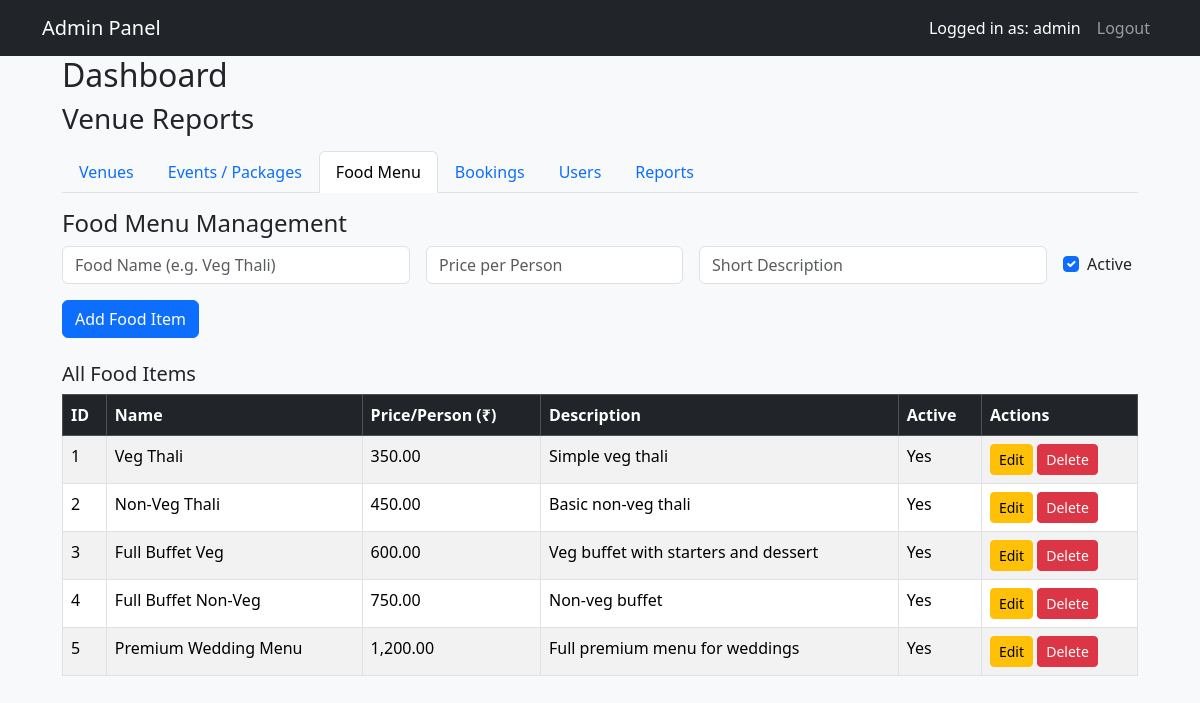
Page /admin_dashboard.php?tab=food (signed in) on the committed database.
### tables this page shows
CREATE TABLE IF NOT EXISTS food_menu (
    id INT AUTO_INCREMENT PRIMARY KEY,
    name VARCHAR(100) NOT NULL,
    price_per_person DECIMAL(10,2) NOT NULL,
    description TEXT,
    is_active TINYINT(1) DEFAULT 1
);

### admin_dashboard.php (the view, shortened to what this page needs)
<?php
require 'db.php';
$tab = $_GET['tab'] ?? 'venues';
?>
<!DOCTYPE html>
<html lang="en">
<head>
    <link href="https://cdn.jsdelivr.net/npm/bootstrap@5.3.3/dist/css/bootstrap.min.css" rel="stylesheet">
</head>
<body class="bg-light">
<nav class="navbar navbar-expand-lg navbar-dark bg-dark">
  <div class="container">
    <a class="navbar-brand" href="admin_dashboard.php">Admin Panel</a>
    <div class="collapse navbar-collapse">
      <ul class="navbar-nav ms-auto">
        <li class="nav-item text-white nav-link">
            Logged in as: <?php echo htmlspecialchars($_SESSION['admin_username']); ?>
        </li>
        <li class="nav-item">
            <a class="nav-link" href="admin_logout.php">Logout</a>
        </li>
      </ul>
    </div>
  </div>
</nav>
<div class="container" style="max-width:1100px; max-height: 85vh; overflow-y: auto; padding-bottom: 20px">
    <h2>Dashboard</h2>
    <h3>Venue Reports</h3>
    <ul class="nav nav-tabs mb-3">
      <li class="nav-item">
        <a class="nav-link <?php echo $tab === 'venues' ? 'active' : ''; ?>"
           href="admin_dashboard.php?tab=venues">Venues</a>
      </li>
      <li class="nav-item">
        <a class="nav-link <?php echo $tab === 'events' ? 'active' : ''; ?>"
           href="admin_dashboard.php?tab=events">Events / Packages</a>
      </li>
      <li class="nav-item">
        <a class="nav-link <?php echo $tab === 'food' ? 'active' : ''; ?>"
           href="admin_dashboard.php?tab=food">Food Menu</a>
      </li>
      <li class="nav-item">
        <a class="nav-link <?php echo $tab === 'bookings' ? 'active' : ''; ?>"
           href="admin_dashboard.php?tab=bookings">Bookings</a>
      </li>
      <li class="nav-item">
    <a class="nav-link <?php echo $tab === 'users' ? 'active' : ''; ?>"
       href="admin_dashboard.php?tab=users">
        Users
    </a>
</li>
      <li class="nav-item">
        <a class="nav-link <?php echo $tab === 'reports' ? 'active' : ''; ?>"
           href="admin_dashboard.php?tab=reports">Reports</a>
      </li>
    </ul>
    <?php
if ($tab === 'venues'):
    $venue_edit = null;
    if (isset($_GET['delete_venue'])) {
        $vid = (int) $_GET['delete_venue'];
        if ($conn->query("DELETE FROM venues WHERE id=$vid")) {
            echo "<div class='alert alert-success'>Venue deleted successfully.</div>";
        } else {
            echo "<div class='alert alert-danger'>Error deleting venue: " . $conn->error . "</div>";
        }
    }
    if (isset($_GET['edit_venue'])) {
        $vid = (int) $_GET['edit_venue'];
        $res_v = $conn->query("SELECT * FROM venues WHERE id=$vid");
        if ($res_v && $res_v->num_rows == 1) {
            $venue_edit = $res_v->fetch_assoc();
        }
    }
    if (isset($_POST['save_venue'])) {
        $id       = !empty($_POST['id']) ? (int) $_POST['id'] : 0;
        $name     = $conn->real_escape_string($_POST['name']);
        $location = $conn->real_escape_string($_POST['location']);
        $capacity = (int) $_POST['capacity'];
        $price    = (int) $_POST['price'];
        $desc     = $conn->real_escape_string($_POST['description']);
        $contact  = $conn->real_escape_string($_POST['contact']);
        if ($id > 0) {
            $sql = "UPDATE venues
                    SET name='$name', location='$location', capacity=$capacity, price=$price, description='$desc', contact='$contact'
                    WHERE id=$id";
            $msg = "Venue updated successfully.";
        } else {
            $sql = "INSERT INTO venues(name, location, capacity, price, description,contact)
                    VALUES('$name', '$location', $capacity, $price, '$desc', '$contact')";
            $msg = "Venue added successfully.";
        }
        if ($conn->query($sql)) {
            echo "<div class='alert alert-success'>$msg</div>";
            $venue_edit = null;
        } else {
            echo "<div class='alert alert-danger'>Error: " . $conn->error . "</div>";
        }
    }
    ?>
    <h4><?php echo $venue_edit ? 'Edit Venue' : 'Add Venue Branch '; ?></h4>
    <p class="text-muted mb-3">
        Owned by <strong>Red Door Venue Group</strong>
</p>
    <form method="post" action="admin_dashboard.php?tab=venues" class="row g-3 mb-4">
        <input type="hidden" name="id" value="<?php echo $venue_edit['id'] ?? ''; ?>">
        <div class="col-md-4">
            <input type="text" name="name" class="form-control"
                   placeholder="Venue Name"
                   value="<?php echo htmlspecialchars($venue_edit['name'] ?? ''); ?>" required>
        </div>
        <div class="col-md-3">
            <input type="text" name="location" class="form-control"
                   placeholder="Location"
                   value="<?php echo htmlspecialchars($venue_edit['location'] ?? ''); ?>" required>
        </div>
        <div class="col-md-3">
            <input type="text" name="contact" class="form-control"
                   placeholder="Contact Info"
                   maxllenght="10" minlenght="10"
                   pattern="[0-9]{10}"
                   value="<?php echo htmlspecialchars($venue_edit['contact'] ?? ''); ?>" required>
        </div>
        <div class="col-md-2">
            <input type="number" name="capacity" class="form-control"
                   placeholder="Capacity"
                   value="<?php echo htmlspecialchars($venue_edit['capacity'] ?? ''); ?>" required>
        </div>
        <div class="col-md-2">
    <input type="number" name="price" class="form-control"
           placeholder="Price-per guest"
           value="<?php echo htmlspecialchars($venue_edit['price'] ?? ''); ?>" required>
</div>
        <div class="col-md-3">
            <textarea name="description" class="form-control"
                   placeholder="Short Description"
                   rows="4"
                   style="resize: horizontal"><?php echo htmlspecialchars($venue_edit['description'] ?? ''); ?>
</textarea>
        </div>
        <div class="col-12">
            <button type="submit" name="save_venue" class="btn btn-primary">
                <?php echo $venue_edit ? 'Update Venue' : 'Add Venue'; ?>
            </button>
            <?php if ($venue_edit): ?>
                <a href="admin_dashboard.php?tab=venues" class="btn btn-secondary ms-2">Cancel</a>
            <?php endif; ?>
        </div>
    </form>
    <h5>All Venues</h5>
    <?php
    $venue_res = $conn->query("SELECT * FROM venues ORDER BY id ASC");
    if ($venue_res->num_rows > 0): ?>
        <table class="table table-bordered table-striped">
            <thead class="table-dark">
            <tr>
                <th>ID</th>
                <th>Name</th>
                <th>Location</th>
                <th>Capacity</th>
                <th>Price per guest</th>
                <th>Contact-Info</th>
                <th>Description</th>
                <th>Actions</th>
            </tr>
            </thead>
            <tbody>
            <?php while ($v = $venue_res->fetch_assoc()): ?>
                <tr>
                    <td><?php echo $v['id']; ?></td>
                    <td><?php echo htmlspecialchars($v['name']); ?></td>
                    <td><?php echo htmlspecialchars($v['location']); ?></td>
                    <td><?php echo htmlspecialchars($v['capacity']); ?></td>
                    <td><?php echo htmlspecialchars($v['price']); ?></td>
                    <td><?php echo htmlspecialchars($v['contact']); ?></td>
                    <td><?php echo htmlspecialchars($v['description']); ?></td>
                    <td>
                        <a href="admin_dashboard.php?tab=venues&edit_venue=<?php echo $v['id']; ?>"
                           class="btn btn-sm btn-warning">Edit</a>
                        <a href="admin_dashboard.php?tab=venues&delete_venue=<?php echo $v['id']; ?>"
                           onclick="return confirm('Delete this venue?');"
                           class="btn btn-sm btn-danger">Delete</a>
                    </td>
                </tr>
            <?php endwhile; ?>
            </tbody>
        </table>
    <?php else: ?>
        <div class="alert alert-info">No venues added yet.</div>
    <?php endif; ?>
<?php
    elseif ($tab === 'food'):
        $food_edit = null;
        ?>
        <h4>Food Menu Management</h4>
        <form method="post" action="admin_dashboard.php?tab=food" class="row g-3 mb-4">
            <div class="col-md-4">
                <input type="text" name="name" class="form-control"
                       placeholder="Food Name (e.g. Veg Thali)"
                       value="<?php echo htmlspecialchars($food_edit['name'] ?? ''); ?>" required>
            </div>
            <div class="col-md-3">
                <input type="number" step="0.01" name="price" class="form-control"
                       placeholder="Price per Person"
                       value="<?php echo htmlspecialchars($food_edit['price_per_person'] ?? ''); ?>" required>
            </div>
            <div class="col-md-4">
                <input type="text" name="description" class="form-control"
                       placeholder="Short Description"
                       value="<?php echo htmlspecialchars($food_edit['description'] ?? ''); ?>">
            </div>
            <div class="col-md-1 d-flex align-items-center">
                <div class="form-check">
                    <input class="form-check-input" type="checkbox" name="is_active" id="is_active"
                           <?php echo (!isset($food_edit) || !empty($food_edit['is_active'])) ? 'checked' : ''; ?>>
                    <label class="form-check-label" for="is_active">Active</label>
                </div>
            </div>
            <div class="col-12">
                <button type="submit" name="save_food" class="btn btn-primary">
                    <?php echo isset($food_edit) ? 'Update Food Item' : 'Add Food Item'; ?>
                </button>
            </div>
        </form>
        <h5>All Food Items</h5>
        <?php
        $food_res = $conn->query("SELECT * FROM food_menu ORDER BY id ASC");
        if ($food_res && $food_res->num_rows > 0): ?>
            <table class="table table-bordered table-striped">
                <thead class="table-dark">
                <tr>
                    <th>ID</th>
                    <th>Name</th>
                    <th>Price/Person (₹)</th>
                    <th>Description</th>
                    <th>Active</th>
                    <th>Actions</th>
                </tr>
                </thead>
                <tbody>
                <?php while ($f = $food_res->fetch_assoc()): ?>
                    <tr>
                        <td><?php echo $f['id']; ?></td>
                        <td><?php echo htmlspecialchars($f['name']); ?></td>
                        <td><?php echo number_format($f['price_per_person'], 2); ?></td>
                        <td><?php echo htmlspecialchars($f['description']); ?></td>
                        <td><?php echo $f['is_active'] ? 'Yes' : 'No'; ?></td>
                        <td>
                            <a href="admin_dashboard.php?tab=food&edit_food=<?php echo $f['id']; ?>" class="btn btn-sm btn-warning">Edit</a>
                            <a href="admin_dashboard.php?tab=food&delete_food=<?php echo $f['id']; ?>"
                               onclick="return confirm('Delete this food item?');"
                               class="btn btn-sm btn-danger">Delete</a>
                        </td>
                    </tr>
                <?php endwhile; ?>
                </tbody>
            </table>
        <?php else: ?>
            <div class="alert alert-info">No food items yet.</div>
        <?php endif; ?>
    <?php
elseif ($tab == 'users') :
    include 'users.php';
    endif; ?>
</div>
</body>
</html>

### rows in the picture
food_menu: id "1", name "Veg Thali", price_per_person "350.00", description "Simple veg thali", is_active "Yes"
food_menu: id "2", name "Non-Veg Thali", price_per_person "450.00", description "Basic non-veg thali", is_active "Yes"
food_menu: id "3", name "Full Buffet Veg", price_per_person "600.00", description "Veg buffet with starters and dessert", is_active "Yes"
food_menu: id "4", name "Full Buffet Non-Veg", price_per_person "750.00", description "Non-veg buffet", is_active "Yes"
food_menu: id "5", name "Premium Wedding Menu", price_per_person "1,200.00", description "Full premium menu for weddings", is_active "Yes"

### other values in the picture
$_SESSION['admin_username'] "admin"
